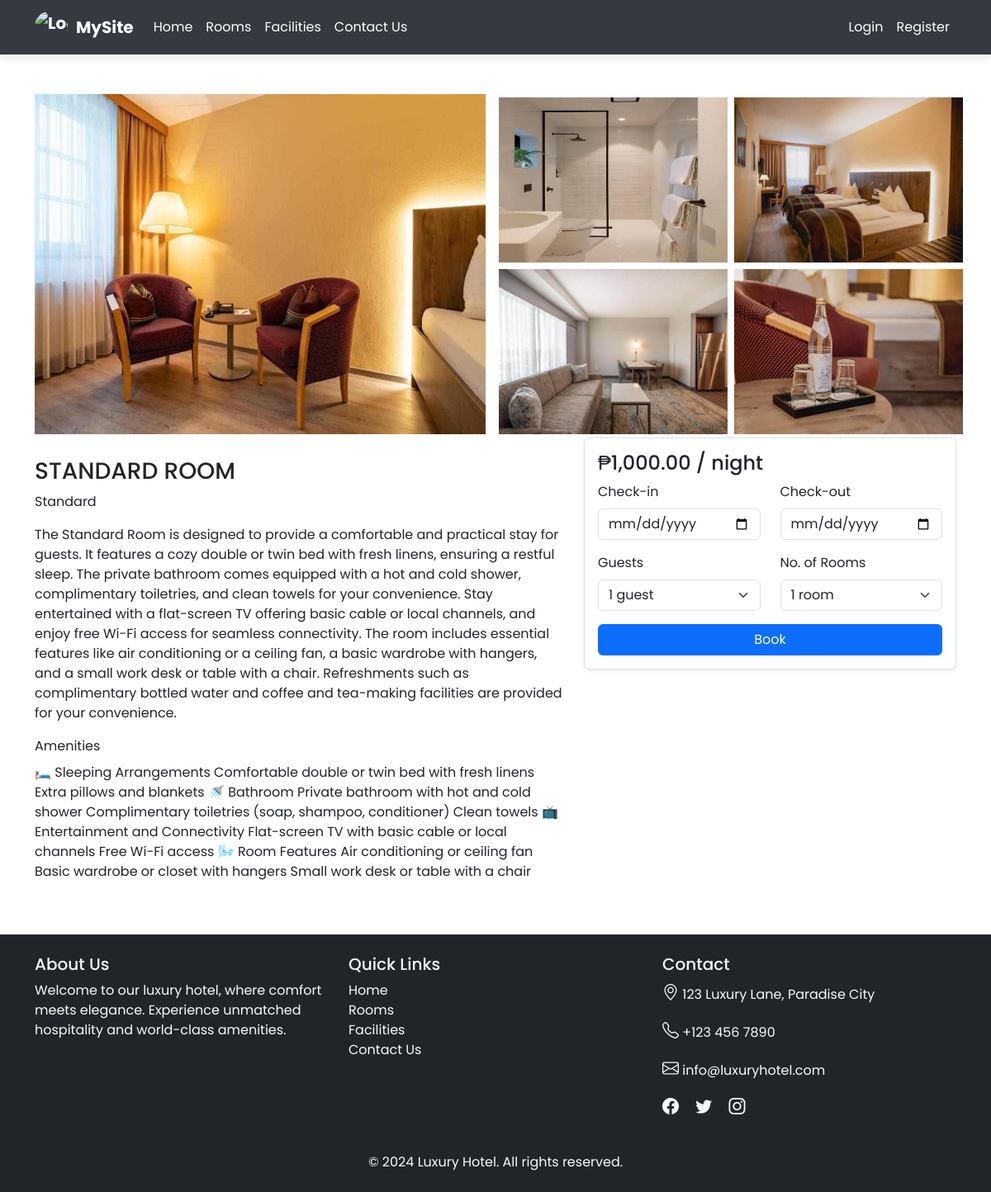
Page /view_room.php?id=89 on the committed database.
### tables this page shows
CREATE TABLE `rooms` (
  `id` int(11) NOT NULL,
  `images` text NOT NULL,
  `room_type` varchar(255) NOT NULL,
  `price` decimal(10,0) NOT NULL,
  `capacity` int(11) NOT NULL,
  `amenities` text NOT NULL,
  `description` text NOT NULL,
  `created_at` timestamp NOT NULL DEFAULT current_timestamp() ON UPDATE current_timestamp(),
  `name` varchar(255) NOT NULL,
  `room_number` varchar(50) NOT NULL,
  `status` varchar(255) NOT NULL,
  `cleanliness_status` varchar(255) NOT NULL
);

### view_room.php (the view, shortened to what this page needs)
    <?php
    include 'config.php';
    include 'navbar.php';
    $room_id = isset($_GET['id']) ? (int)$_GET['id'] : 0;
    $sql = "SELECT * FROM rooms WHERE id = $room_id";
    $result = mysqli_query($conn, $sql);
    if ($row = mysqli_fetch_assoc($result)) {
        $room_name = $row['name'];
        $room_type = $row['room_type'];
        $room_price = $row['price'];
        $room_description = $row['description'];
        $room_amenities = $row['amenities'];
        $images = explode(',', $row['images']);
    } else {
        echo "Room not found.";
        exit;
    }
    $available_sql = "SELECT COUNT(*) AS available_count FROM rooms WHERE room_type = '" . mysqli_real_escape_string($conn, $row['room_type']) . "' AND status = 'vacant'";
    $available_result = mysqli_query($conn, $available_sql);
    $available_data = mysqli_fetch_assoc($available_result);
    $available_rooms = (int)$available_data['available_count'];
    ?>
    <link rel="stylesheet" href="./admin/css/roombook.css">
    <div class="container my-5">
        <div class="row">
            <div class="col-6">
                <img src="./uploads/<?php echo $images[0] ?>" alt="" style="width: 100%; height: 412px">
            </div>
            <div class="col-6">
                <div class="row">
                    <?php
                    foreach (array_slice($images, 1) as $image) {
                        echo '<div class="col-6 p-1">';
                        echo '<img src="./uploads/' . $image . '" style="width: 100%; height: 200px" alt="Room Image">';
                        echo '</div>';
                    }
                    ?>
                </div>
            </div>
        </div>
        <div class="row">
            <div class="col-lg-7">
                <div class="room-description mt-4">
                    <h3><?php echo htmlspecialchars($room_name); ?></h3>
                    <p class="room-details"><?php echo htmlspecialchars($room_type); ?></p>
                    <p class="room-details"><?php echo htmlspecialchars($room_description); ?></p>
                    <div class="text-h6">Amenities</div>
                    <p class="room-details mt-2"><?php echo htmlspecialchars($room_amenities); ?></p>
                </div>
            </div>
            <div class="col-lg-5">
                <form method="POST" action="">
                    <div class="border p-3 rounded shadow-sm">
                        <h4 class="price">₱<?php echo number_format($room_price, 2); ?> / night</h4>
                        <div class="row">
                            <div class="mb-3 col-xs-12 col-sm-12 col-md-6 col-lg-6 col-xl-6">
                                <label for="checkIn" class="form-label">Check-in</label>
                                <input type="date" class="form-control" id="checkIn" name="check_in" required>
                            </div>
                            <div class="mb-3 col-xs-12 col-sm-12 col-md-6 col-lg-6 col-xl-6">
                                <label for="checkOut" class="form-label">Check-out</label>
                                <input type="date" class="form-control" id="checkOut" name="check_out" required>
                            </div>
                            <div class="mb-3 col-xs-12 col-sm-12 col-md-6 col-lg-6 col-xl-6">
                                <label for="guests" class="form-label">Guests</label>
                                <select class="form-select" id="guests" name="guests">
                                    <option value="1">1 guest</option>
                                </select>
                            </div>
                            <div class="mb-3 col-xs-12 col-sm-12 col-md-6 col-lg-6 col-xl-6">
                                <label for="number_of_rooms" class="form-label">No. of Rooms</label>
                                <select class="form-select" id="number_of_rooms" name="number_of_rooms" required>
                                    <?php
                                    if ($available_rooms > 0) {
                                        for ($i = 1; $i <= $available_rooms; $i++) {
                                            echo "<option value='$i'>$i room" . ($i > 1 ? 's' : '') . "</option>";
                                        }
                                    } else {
                                        echo "<option value='' disabled selected>No rooms available</option>";
                                    }
                                    ?>
                                </select>
                            </div>
                        </div>
                        <button class="btn reserve-btn w-100 btn-primary" type="submit">Book</button>
                    </div>
                </form>
            </div>
        </div>
    </div>
<?php include './footer.php'; ?>

### admin/css/roombook.css (style rules this page uses)
:root { --bg-text-shadow: 0 2px 4px rgb(13 0 77 / 8%), 0 3px 6px rgb(13 0 77 / 8%), 0 8px 16px rgb(13 0 77 / 8%); --bg-box-shadow: 0px 0px 20px 6px rgba(26, 30, 164, 0.31); }
body { background-color: #ffff; }
* { margin: 0; padding: 0; font-family: 'Poppins', sans-serif; }

### rows in the picture
rooms: images (picture), name "STANDARD ROOM", room_type "Standard", description "The Standard Room is designed to provide a comfortable and practical stay for guests. It features a cozy double or twin bed with fresh linens, ensuring a restful sleep. The private bathroom comes equipped with a hot and cold shower, complimentary toiletries, and clean towels for your convenience. Stay entertained with a flat-screen TV offering basic cable or local channels, and enjoy free Wi-Fi access for seamless connectivity. The room includes essential features like air conditioning or a ceiling fan, a basic wardrobe with hangers, and a small work desk or table with a chair. Refreshments such as complimentary bottled water and coffee and tea-making facilities are provided for your…", amenities "🛏️ Sleeping Arrangements Comfortable double or twin bed with fresh linens Extra pillows and blankets 🚿 Bathroom Private bathroom with hot and cold shower Complimentary toiletries (soap, shampoo, conditioner) Clean towels 📺 Entertainment and Connectivity Flat-screen TV with basic cable or local channels Free Wi-Fi access 🌬️ Room Features Air conditioning or ceiling fan Basic wardrobe or closet with hangers Small work desk or table with a chair", price "1,000.00"

### other values in the picture
form field number_of_rooms "1 room"
